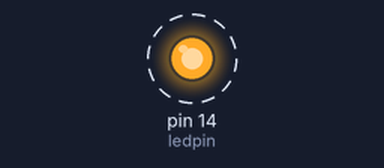
The program below on a simulated MicroPython board. Parts: output pins drawn as LEDs (lit = HIGH). Dashed ring = blinking. WiFi joins after 1.5 s; what the program prints to the serial console is not drawn.

Above: at 4.0 s.
Timing chart, 0 to 8.1 s (numbered marks = the images above):
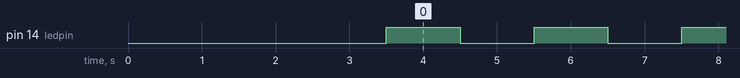

Measured:
- by itself, pin 14 (ledpin): alternates HIGH for 1.0 s and LOW for 1.0 s

The program:

esp_32_wifi_led.py
```python
try:
  import usocket as socket
except:
  import socket
import time
from machine import Pin
from time import sleep
from umqttsimple import MQTTClient
import ubinascii
import machine
from machine import Pin
import micropython
import network
import json

import onewire, ds18x20
import binascii

import esp
esp.osdebug(None)
import dht
import gc
gc.collect()

ssid = 'jabatronic__'
password = 'clavel08'
mqtt_server = '192.168.8.88'
#EXAMPLE IP ADDRESS
#mqtt_server = '192.168.1.144'
client_id = ubinascii.hexlify(machine.unique_id())
topic_sub = b'temp/salon/sync'
topic_pub = b'temp/salon'

last_message = 0
message_interval = 5
counter = 0
d = {}
ubicacion = 'Salon'
print ("Hola")

station = network.WLAN(network.STA_IF)
station.active(True)
station.connect(ssid, password)
while station.isconnected() == False:
  pass
print ("Wifi Conectada")
sleep (2)

ledpin = Pin(14, Pin.OUT)

while True:
  ledpin.value(1)
  print ('Enciendo LED')
  sleep(1)
  ledpin.value(0)
  print('Apago LED')
  sleep(1)
```
